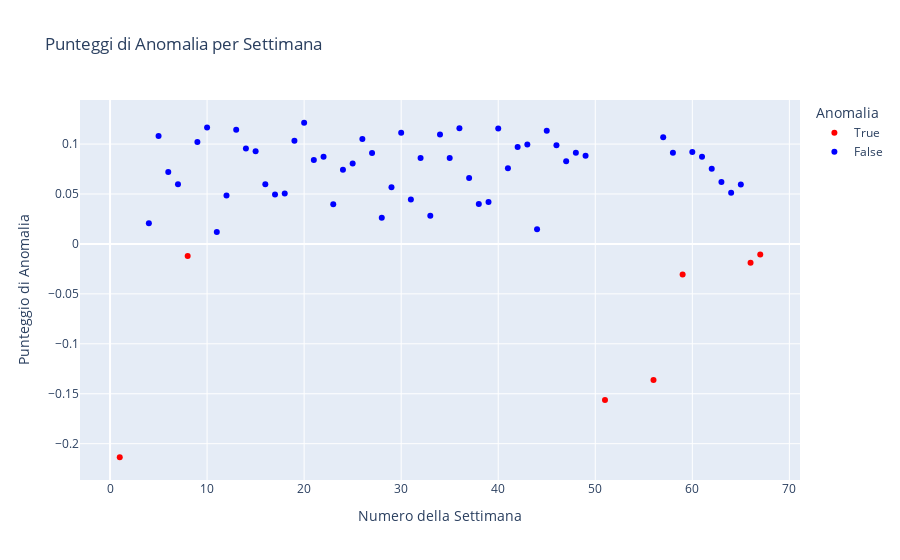

The code cell stored with this chart in its notebook:
### Code cell
# --- Visualizzazione con Plotly ---
# Scatter interattivo per il punteggio di anomalia
fig = px.scatter(
    weekly_data,
    x="WeekNumber",
    y="anomaly_score",
    color="is_anomaly",  # La variabile di colore per evidenziare le anomalie
    title="Punteggi di Anomalia per Settimana",
    labels={"is_anomaly": "Anomalia"},
    hover_data=['DateRange'],  # Mostra le informazioni delle colonne in columnList al passaggio del mouse (NON va probabilmente ci sono troppe colonne)
    color_discrete_map={True: "red", False: "blue"}  # Impostazione dei colori: rosso per anomalia, blu per normale
)

# Aggiornamento dell'aspetto del grafico
fig.update_layout(
    xaxis_title="Numero della Settimana",
    yaxis_title="Punteggio di Anomalia",
)

# Visualizza il grafico
fig.show()

### Figure 1 — Plotly figure (JSON) as saved in the notebook; plotly's stock layout.template omitted (floating-point values rounded to 4 significant figures)
{"data": [{"customdata": [["05 Aug 2023 - 06 Aug 2023"], ["24 Sep 2023 - 30 Sep 2023"], ["20 Jul 2024 - 21 Jul 2024"], ["30 Aug 2024 - 30 Aug 2024"], ["15 Sep 2024 - 21 Sep 2024"], ["02 Nov 2024 - 10 Nov 2024"], ["10 Nov 2024 - 12 Nov 2024"]], "hovertemplate": "Anomalia=True<br>WeekNumber=%{x}<br>anomaly_score=%{y}<br>DateRange=%{customdata[0]}<extra></extra>", "legendgroup": "True", "marker": {"color": "red", "symbol": "circle"}, "mode": "markers", "name": "True", "orientation": "v", "showlegend": true, "type": "scatter", "x": [1, 8, 51, 56, 59, 66, 67], "xaxis": "x", "y": [-0.2136, -0.01218, -0.1563, -0.1363, -0.03062, -0.01877, -0.0105], "yaxis": "y"}, {"customdata": [["01 Sep 2023 - 03 Sep 2023"], ["03 Sep 2023 - 09 Sep 2023"], ["10 Sep 2023 - 16 Sep 2023"], ["17 Sep 2023 - 24 Sep 2023"], ["01 Oct 2023 - 07 Oct 2023"], ["08 Oct 2023 - 14 Oct 2023"], ["14 Oct 2023 - 17 Oct 2023"], ["25 Oct 2023 - 29 Oct 2023"], ["29 Oct 2023 - 04 Nov 2023"], ["04 Nov 2023 - 11 Nov 2023"], ["11 Nov 2023 - 18 Nov 2023"], ["18 Nov 2023 - 26 Nov 2023"], ["26 Nov 2023 - 02 Dec 2023"], ["02 Dec 2023 - 10 Dec 2023"], ["10 Dec 2023 - 17 Dec 2023"], ["17 Dec 2023 - 23 Dec 2023"], ["24 Dec 2023 - 30 Dec 2023"], ["31 Dec 2023 - 06 Jan 2024"], ["06 Jan 2024 - 13 Jan 2024"], ["14 Jan 2024 - 20 Jan 2024"], ["21 Jan 2024 - 28 Jan 2024"], ["29 Jan 2024 - 03 Feb 2024"], ["03 Feb 2024 - 11 Feb 2024"], ["11 Feb 2024 - 17 Feb 2024"], ["17 Feb 2024 - 25 Feb 2024"], ["25 Feb 2024 - 02 Mar 2024"], ["02 Mar 2024 - 10 Mar 2024"], ["10 Mar 2024 - 16 Mar 2024"], ["16 Mar 2024 - 24 Mar 2024"], ["24 Mar 2024 - 30 Mar 2024"], ["02 Apr 2024 - 06 Apr 2024"], ["07 Apr 2024 - 14 Apr 2024"], ["14 Apr 2024 - 20 Apr 2024"], ["21 Apr 2024 - 28 Apr 2024"], ["28 Apr 2024 - 04 May 2024"], ["05 May 2024 - 11 May 2024"], ["11 May 2024 - 18 May 2024"], ["19 May 2024 - 26 May 2024"], ["26 May 2024 - 01 Jun 2024"], ["01 Jun 2024 - 08 Jun 2024"], ["09 Jun 2024 - 15 Jun 2024"], ["16 Jun 2024 - 22 Jun 2024"], ["23 Jun 2024 - 29 Jun 2024"], ["30 Jun 2024 - 06 Jul 2024"], ["07 Jul 2024 - 11 Jul 2024"], ["01 Sep 2024 - 07 Sep 2024"], ["08 Sep 2024 - 15 Sep 2024"], ["22 Sep 2024 - 28 Sep 2024"], ["29 Sep 2024 - 05 Oct 2024"], ["06 Oct 2024 - 12 Oct 2024"], ["12 Oct 2024 - 19 Oct 2024"], ["20 Oct 2024 - 26 Oct 2024"], ["26 Oct 2024 - 02 Nov 2024"]], "hovertemplate": "Anomalia=False<br>WeekNumber=%{x}<br>anomaly_score=%{y}<br>DateRange=%{customdata[0]}<extra></extra>", "legendgroup": "False", "marker": {"color": "blue", "symbol": "circle"}, "mode": "markers", "name": "False", "orientation": "v", "showlegend": true, "type": "scatter", "x": [4, 5, 6, 7, 9, 10, 11, 12, 13, 14, 15, 16, 17, 18, 19, 20, 21, 22, 23, 24, 25, 26, 27, 28, 29, 30, 31, 32, 33, 34, 35, 36, 37, 38, 39, 40, 41, 42, 43, 44, 45, 46, 47, 48, 49, 57, 58, 60, 61, 62, 63, 64, 65], "xaxis": "x", "y": [0.0208, 0.1079, 0.07212, 0.05976, 0.1022, 0.1166, 0.01194, 0.04846, 0.1143, 0.09552, 0.0928, 0.05965, 0.04937, 0.05047, 0.1033, 0.1213, 0.08411, 0.08735, 0.03964, 0.0743, 0.08062, 0.1052, 0.09115, 0.02612, 0.05665, 0.1112, 0.04458, 0.086, 0.02809, 0.1096, 0.08611, 0.1157, 0.06589, 0.04, 0.04204, 0.1155, 0.07566, 0.09716, 0.09949, 0.0146, 0.1133, 0.09872, 0.08278, 0.09135, 0.08827, 0.1067, 0.09137, 0.09194, 0.08716, 0.07532, 0.06196, 0.05134, 0.05944], "yaxis": "y"}], "layout": {"legend": {"title": {"text": "Anomalia"}, "tracegroupgap": 0}, "title": {"text": "Punteggi di Anomalia per Settimana"}, "xaxis": {"anchor": "y", "domain": [0, 1], "title": {"text": "Numero della Settimana"}}, "yaxis": {"anchor": "x", "domain": [0, 1], "title": {"text": "Punteggio di Anomalia"}}}}
